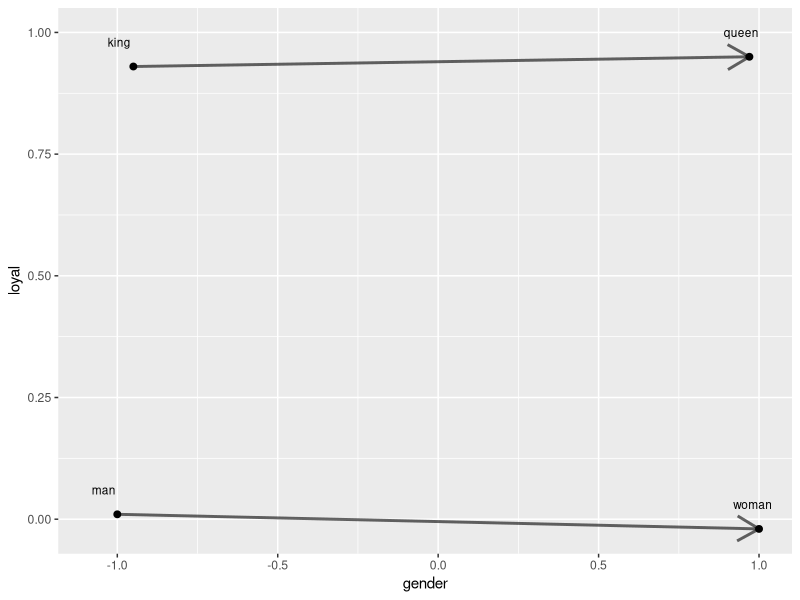

Here is the R script that generated this plot:
## ---- chunk 1
knitr::opts_chunk$set(echo = FALSE)
## ---- chunk 2
require(grid)
require(ggplot2)
d=data.frame(gender=c(-1, 1, -0.95, 0.97), loyal=c(0.01, -0.02, 0.93, 0.95))
ggplot(d, aes(gender, loyal, label= c("man","woman","king","queen"))) + 
geom_point(size=2, shape=21, fill="black") +
  geom_text(size=3, hjust = 0, nudge_y = 0.05, nudge_x = - 0.08)+
  annotate("segment", x = -1, xend = 1, y = 0.01, yend = -0.02, colour = "black", size=1, alpha=0.6, arrow=arrow())+
  annotate("segment", x = -0.95, xend = 0.97, y = 0.93, yend = 0.95, colour = "black", size=1, alpha=0.6, arrow=arrow())
 
